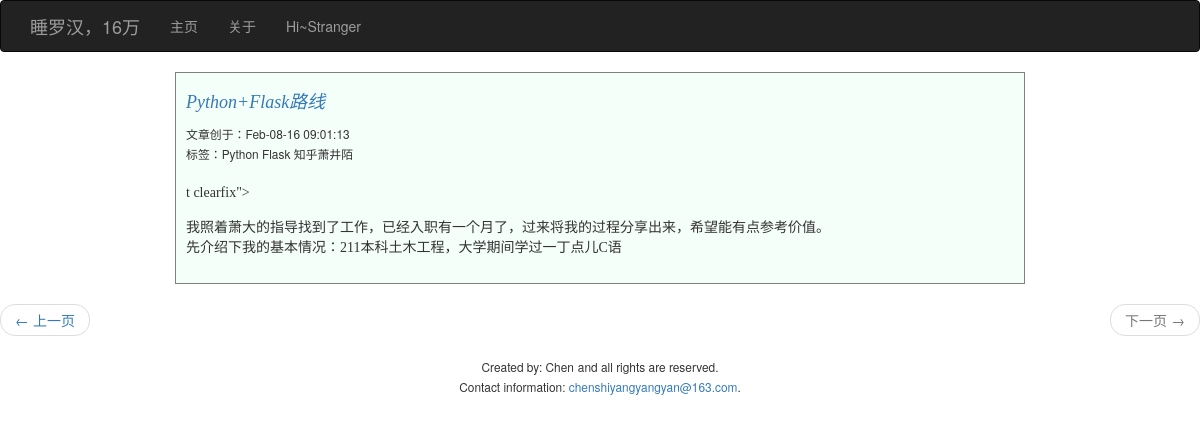
Screenshot of /page=2 with the database file from the repository.
### models.py (models this page shows, shortened)
class Post(db.Model):
     __tablename__ = 'posts'
     id = db.Column(db.Integer, primary_key=True)
     title = db.Column(db.String(128), unique=True)
     article = db.Column(db.String)
     Tags1 = db.Column(db.String, index=True)
     Tags2 = db.Column(db.String, index=True)
     Tags3 = db.Column(db.String, index=True)
     create_time = db.Column(db.DateTime, unique=True)

### main.py (the view)
@app.route('/')
@app.route('/page=<int:x>')
def index(x=1):
    use = Post.query.all()
    use2 = Post.query.paginate(page=x,per_page=3,error_out=False)
    return render_template("index.html",use2=use2)

### main.py (called while the page is built)
@app.template_filter('timedeal')
def timedeal(x):
    s = x.strftime('%b-%d-%y %H:%M:%S')
    return s

@app.template_filter('limit')
def limit(s):
    return s[80:180]

### templates/index.html (shortened to what this page needs)
{% extends "basing.html" %}
{% block content %}
<head>
<link rel="stylesheet" type="text/css" href='{{url_for('static', filename='main.css')}}'/>
</head>
{% for i in use2.items %}
<div class="ex">
<a href='{{ url_for('index') }}{{i.id}}'><h4>{{i.title}}</h4></a>
    <small>文章创于：{{i.create_time|timedeal}}</small><br>
    <small>标签：{{i.Tags1}} {{i.Tags2}} {{i.Tags3}}</small><br><br>
    <p>{{i.article|limit|safe}}</p>
</div>
    {% endfor %}
<ul class="pager">
    {% if use2.has_prev %}
        <li class="previous">
            <a href="{{ url_for('index') }}page={{ use2.prev_num }}">&larr; 上一页</a>
        </li>
    {% else %}
         <li class="previous disabled">
            <a href="#">&larr; 上一页</a>
        </li>
    {% endif %}
    {% if use2.has_next %}
        <li class="next">
            <a href="{{ url_for('index') }}page={{ use2.next_num }}">下一页 &rarr;</a>
        </li>
    {% else %}
         <li class="next disabled">
            <a href="#">下一页 &rarr;</a>
        </li>
    {% endif %}
</ul>
<footer>
  <small>Created by: Chen</small>
  <small>and all rights are reserved.</small><br>
  <small>Contact information: <a href="mailto:chenshiyangyangyan@163.com">chenshiyangyangyan@163.com</a>.</small>
</footer>
{% endblock %}

### static/main.css (style rules this page uses)
p, pre, pre.prettyprint { margin: 0 0 15px; font-size: 14px; }
.ex { width:850px; padding:10px; border:1px solid gray; background: #F5FFFA; margin:10px auto; }
h1, h2, h3, h4, h5, h6 { font-style:italic; font-family: "GB2312"; }
p { font-family: "STFangsong" }
footer { text-align:center; }

### rows the page displays
Post: title "Python+Flask路线", create_time "Feb-08-16 09:01:13", Tags1 "Python", Tags2 "Flask", Tags3 "知乎萧井陌", article|limit "t clearfix\"> 我照着萧大的指导找到了工作，已经入职有一个月了，过来将我的过程分享出来，希望能有点参考价值。 先介绍下我的基本情况：211本科土木工程，大学期间学过一丁点儿C语"
